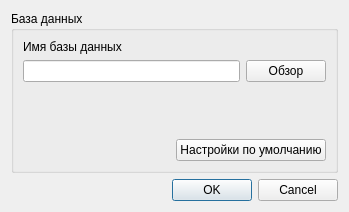
<?xml version="1.0" encoding="UTF-8"?>
<ui version="4.0">
 <class>SettingsDialog</class>
 <widget class="QDialog" name="SettingsDialog">
  <property name="geometry">
   <rect>
    <x>0</x>
    <y>0</y>
    <width>349</width>
    <height>212</height>
   </rect>
  </property>
  <property name="windowTitle">
   <string>Dialog</string>
  </property>
  <layout class="QVBoxLayout" name="verticalLayout">
   <item>
    <widget class="QGroupBox" name="groupBox">
     <property name="title">
      <string>База данных</string>
     </property>
     <layout class="QVBoxLayout" name="verticalLayout_2">
      <item>
       <widget class="QLabel" name="label">
        <property name="text">
         <string>Имя базы данных</string>
        </property>
       </widget>
      </item>
      <item>
       <layout class="QHBoxLayout" name="horizontalLayout">
        <item>
         <widget class="QLineEdit" name="dbNameLineEdit">
          <property name="readOnly">
           <bool>false</bool>
          </property>
         </widget>
        </item>
        <item>
         <widget class="QPushButton" name="viewButton">
          <property name="text">
           <string>Обзор</string>
          </property>
         </widget>
        </item>
       </layout>
      </item>
      <item>
       <spacer name="verticalSpacer">
        <property name="orientation">
         <enum>Qt::Vertical</enum>
        </property>
        <property name="sizeHint" stdset="0">
         <size>
          <width>20</width>
          <height>40</height>
         </size>
        </property>
       </spacer>
      </item>
      <item>
       <layout class="QHBoxLayout" name="horizontalLayout_2">
        <item>
         <spacer name="horizontalSpacer">
          <property name="orientation">
           <enum>Qt::Horizontal</enum>
          </property>
          <property name="sizeHint" stdset="0">
           <size>
            <width>40</width>
            <height>20</height>
           </size>
          </property>
         </spacer>
        </item>
        <item>
         <widget class="QPushButton" name="resetSettingsButton">
          <property name="text">
           <string>Настройки по умолчанию</string>
          </property>
         </widget>
        </item>
       </layout>
      </item>
     </layout>
    </widget>
   </item>
   <item>
    <widget class="QDialogButtonBox" name="buttonBox">
     <property name="orientation">
      <enum>Qt::Horizontal</enum>
     </property>
     <property name="standardButtons">
      <set>QDialogButtonBox::Cancel|QDialogButtonBox::Ok</set>
     </property>
    </widget>
   </item>
  </layout>
 </widget>
 <resources/>
 <connections>
  <connection>
   <sender>buttonBox</sender>
   <signal>rejected()</signal>
   <receiver>SettingsDialog</receiver>
   <slot>reject()</slot>
   <hints>
    <hint type="sourcelabel">
     <x>316</x>
     <y>260</y>
    </hint>
    <hint type="destinationlabel">
     <x>286</x>
     <y>274</y>
    </hint>
   </hints>
  </connection>
  <connection>
   <sender>buttonBox</sender>
   <signal>accepted()</signal>
   <receiver>SettingsDialog</receiver>
   <slot>accept()</slot>
   <hints>
    <hint type="sourcelabel">
     <x>248</x>
     <y>254</y>
    </hint>
    <hint type="destinationlabel">
     <x>157</x>
     <y>274</y>
    </hint>
   </hints>
  </connection>
 </connections>
</ui>
